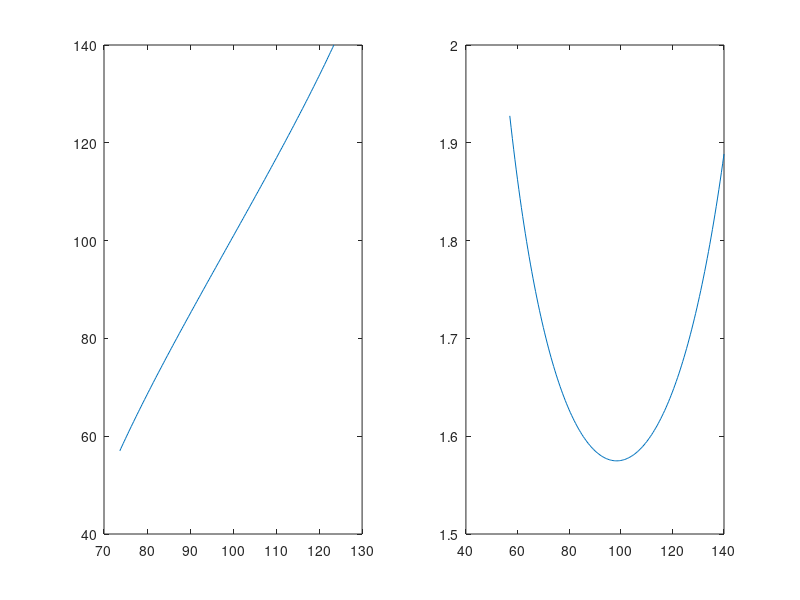
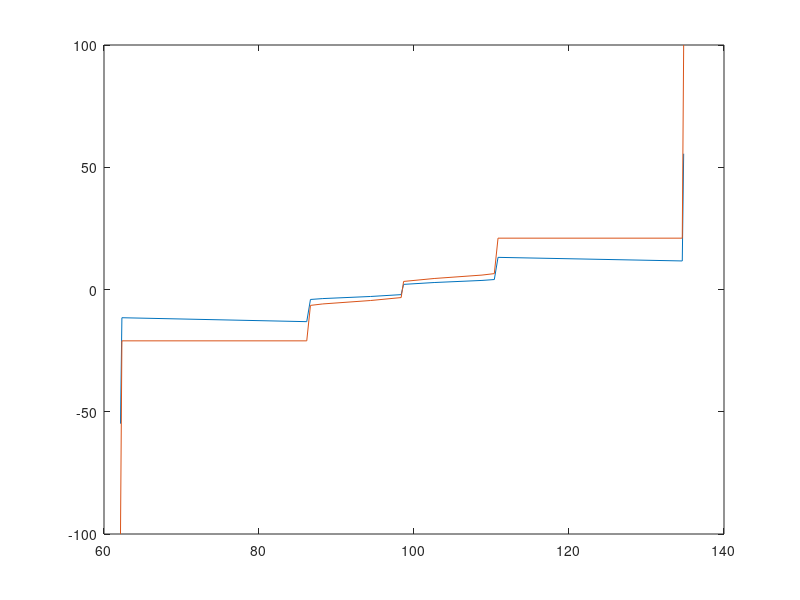

MATLAB code for these plots, in order:
% this script should calculate the angular position of one arm of a 4R
% linkage given the angular position of the other. this script is in
% context to the shifter linkage between the shifter motor and the engine,
% but can be applied to similar problems

clear
clc
close all

% linkage lengths
% these lengths g and h are dependent on the position of the motor relative
% to the engine and will need to be updated from year to year. 
a = 2.54;       % motor arm
b = 4;          % shifter arm
g = 10.112;     % distance between motor and shifter axes
h = 10;         % connector

% angles
d_theta = .5;                   % increment angle calculations by .5 deg
theta = 0 : d_theta : 360;      % input angle (angle of arm a)
psi = zeros(size(theta));      % output angle (angle of arm b)

A = 0;
B = 0;
C = 0;

% mechanical advantage calc
t_co = zeros(size(theta));      % torque ratio

for n = 1 : size(theta, 2)
    % calculate output angle
    A = 2*a*b*cosd(theta(n)) - 2*g*b;
    B = 2*a*b*sind(theta(n));
    C = (g.^2) + (b.^2) + (a.^2) - (h.^2) - 2*a*g*cosd(theta(n));
    psi(n) = (atand(B / A) + acosd(-C / sqrt((A .^ 2) + (B .^ 2))));
    
    % calculate mechanical advantage
    t_co(n) = -(-a*b*cosd(psi(n))*sind(theta(n)) - b*g*sind(psi(n)) + a*b*cosd(theta(n))*sind(psi(n))) / (a*g*sind(theta(n)) + a*b*cosd(psi(n))*sind(theta(n)) - a*b*cosd(theta(n))*sind(psi(n)));
    %fprintf("%.1f deg, %.2f deg, %.3f \n", theta(n), psi(n), t_co(n));
end

% limit domain to positive arc
max_idx = find(psi == max(psi));
min_idx = find(psi == min(psi));

theta = theta(min_idx : max_idx);
psi = psi(min_idx : max_idx);
t_co = t_co(min_idx : max_idx);

% center on the shifter arm range
angle_diff = abs(psi - theta);
center = find(angle_diff == min(angle_diff));
center = psi(center);

min_idx = size(psi, 2);
max_idx = 0;
for n = 1 : size(psi, 2)
    if and((psi(n) >= center - 25), (psi(n) <= center + 25))
        if (n < min_idx)
            min_idx = n;
        end
        
        if (n > max_idx)
            max_idx = n;
        end
    end
end

theta = theta(min_idx : max_idx);
psi = psi(min_idx : max_idx);
t_co = t_co(min_idx : max_idx);

clear angle_diff

% map effect of shifter arm to motor arm
data = csvread('angle_to_force.csv');
sa_angle = data(1, :) + center;     % angle of shifter arm
sa_torque = data(2, :);             % torqe at arm angle

ma_angle = zeros(size(sa_angle));
ma_torque = zeros(size(sa_torque));

for n = 1 : size(sa_angle, 2)
    m = 0;
    while psi(m + 1) < sa_angle(n)
       m = m + 1;
    end
    s = (theta(m + 1) - theta(m)) / (psi(m + 1) - psi(m));
    ma_angle(n) = theta(m) + s * (sa_angle(n) - psi(m));
end

for n = 1 : size(sa_torque, 2)
    m = 0;
    while theta(m+1) < ma_angle(n)
        m = m + 1;
    end
    s = (t_co(m + 1) - t_co(m)) / (theta(m + 1) - theta(m));
    factor = t_co(m) + s * (ma_angle(n) - theta(m));
    ma_torque(n) = sa_torque(n) ./ factor;
end

% display results
figure(1)
subplot(1, 2, 1)
plot(psi, theta)
subplot(1, 2, 2)
plot(theta, t_co)

figure(2)
plot(ma_angle, ma_torque)
hold on
plot(ma_angle, sa_torque)

disp(ma_angle - center)
disp(ma_torque)
